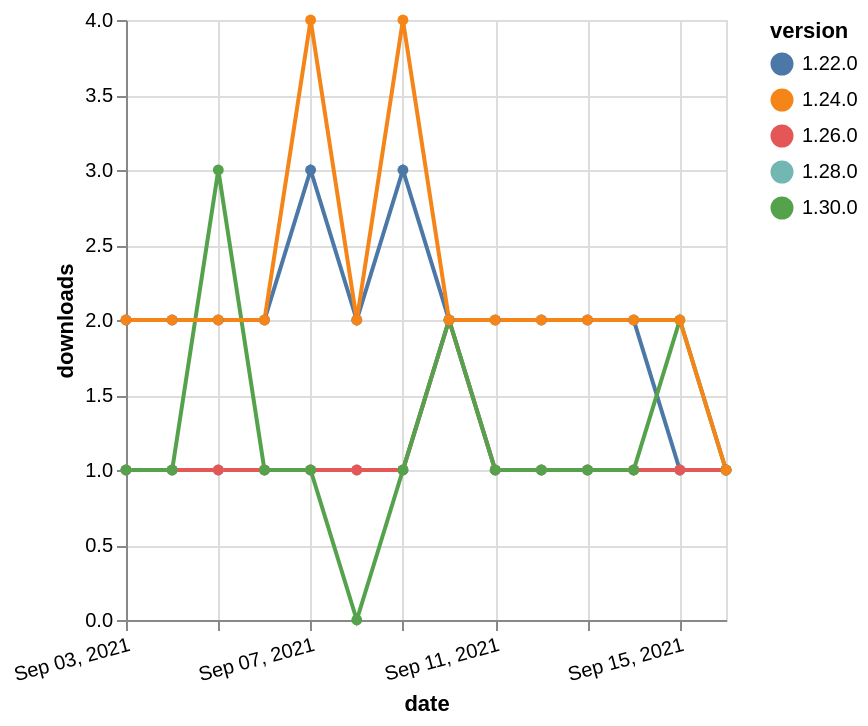

Vega-Lite specification for this chart:
### Vega-Lite specification from a JSON file in a GitHub repository (floating-point values rounded to 4 significant figures)
{"$schema": "https://vega.github.io/schema/vega-lite/v5.json", "description": "A simple bar chart with embedded data.", "data": {"values": [{"date": "2021-09-03", "total": 2276, "delta": 2, "version": "1.22.0"}, {"date": "2021-09-04", "total": 2278, "delta": 2, "version": "1.22.0"}, {"date": "2021-09-05", "total": 2280, "delta": 2, "version": "1.22.0"}, {"date": "2021-09-06", "total": 2282, "delta": 2, "version": "1.22.0"}, {"date": "2021-09-07", "total": 2285, "delta": 3, "version": "1.22.0"}, {"date": "2021-09-08", "total": 2287, "delta": 2, "version": "1.22.0"}, {"date": "2021-09-09", "total": 2290, "delta": 3, "version": "1.22.0"}, {"date": "2021-09-10", "total": 2292, "delta": 2, "version": "1.22.0"}, {"date": "2021-09-11", "total": 2294, "delta": 2, "version": "1.22.0"}, {"date": "2021-09-12", "total": 2296, "delta": 2, "version": "1.22.0"}, {"date": "2021-09-13", "total": 2298, "delta": 2, "version": "1.22.0"}, {"date": "2021-09-14", "total": 2300, "delta": 2, "version": "1.22.0"}, {"date": "2021-09-15", "total": 2301, "delta": 1, "version": "1.22.0"}, {"date": "2021-09-16", "total": 2302, "delta": 1, "version": "1.22.0"}, {"date": "2021-09-03", "total": 181, "delta": 1, "version": "1.28.0"}, {"date": "2021-09-04", "total": 182, "delta": 1, "version": "1.28.0"}, {"date": "2021-09-05", "total": 183, "delta": 1, "version": "1.28.0"}, {"date": "2021-09-06", "total": 184, "delta": 1, "version": "1.28.0"}, {"date": "2021-09-07", "total": 185, "delta": 1, "version": "1.28.0"}, {"date": "2021-09-08", "total": 186, "delta": 1, "version": "1.28.0"}, {"date": "2021-09-09", "total": 187, "delta": 1, "version": "1.28.0"}, {"date": "2021-09-10", "total": 189, "delta": 2, "version": "1.28.0"}, {"date": "2021-09-11", "total": 190, "delta": 1, "version": "1.28.0"}, {"date": "2021-09-12", "total": 191, "delta": 1, "version": "1.28.0"}, {"date": "2021-09-13", "total": 192, "delta": 1, "version": "1.28.0"}, {"date": "2021-09-14", "total": 193, "delta": 1, "version": "1.28.0"}, {"date": "2021-09-15", "total": 194, "delta": 1, "version": "1.28.0"}, {"date": "2021-09-16", "total": 195, "delta": 1, "version": "1.28.0"}, {"date": "2021-09-03", "total": 234, "delta": 1, "version": "1.26.0"}, {"date": "2021-09-04", "total": 235, "delta": 1, "version": "1.26.0"}, {"date": "2021-09-05", "total": 236, "delta": 1, "version": "1.26.0"}, {"date": "2021-09-06", "total": 237, "delta": 1, "version": "1.26.0"}, {"date": "2021-09-07", "total": 238, "delta": 1, "version": "1.26.0"}, {"date": "2021-09-08", "total": 239, "delta": 1, "version": "1.26.0"}, {"date": "2021-09-09", "total": 240, "delta": 1, "version": "1.26.0"}, {"date": "2021-09-10", "total": 242, "delta": 2, "version": "1.26.0"}, {"date": "2021-09-11", "total": 243, "delta": 1, "version": "1.26.0"}, {"date": "2021-09-12", "total": 244, "delta": 1, "version": "1.26.0"}, {"date": "2021-09-13", "total": 245, "delta": 1, "version": "1.26.0"}, {"date": "2021-09-14", "total": 246, "delta": 1, "version": "1.26.0"}, {"date": "2021-09-15", "total": 247, "delta": 1, "version": "1.26.0"}, {"date": "2021-09-16", "total": 248, "delta": 1, "version": "1.26.0"}, {"date": "2021-09-03", "total": 190, "delta": 1, "version": "1.30.0"}, {"date": "2021-09-04", "total": 191, "delta": 1, "version": "1.30.0"}, {"date": "2021-09-05", "total": 194, "delta": 3, "version": "1.30.0"}, {"date": "2021-09-06", "total": 195, "delta": 1, "version": "1.30.0"}, {"date": "2021-09-07", "total": 196, "delta": 1, "version": "1.30.0"}, {"date": "2021-09-08", "total": 196, "delta": 0, "version": "1.30.0"}, {"date": "2021-09-09", "total": 197, "delta": 1, "version": "1.30.0"}, {"date": "2021-09-10", "total": 199, "delta": 2, "version": "1.30.0"}, {"date": "2021-09-11", "total": 200, "delta": 1, "version": "1.30.0"}, {"date": "2021-09-12", "total": 201, "delta": 1, "version": "1.30.0"}, {"date": "2021-09-13", "total": 202, "delta": 1, "version": "1.30.0"}, {"date": "2021-09-14", "total": 203, "delta": 1, "version": "1.30.0"}, {"date": "2021-09-15", "total": 205, "delta": 2, "version": "1.30.0"}, {"date": "2021-09-16", "total": 206, "delta": 1, "version": "1.30.0"}, {"date": "2021-09-03", "total": 2446, "delta": 2, "version": "1.24.0"}, {"date": "2021-09-04", "total": 2448, "delta": 2, "version": "1.24.0"}, {"date": "2021-09-05", "total": 2450, "delta": 2, "version": "1.24.0"}, {"date": "2021-09-06", "total": 2452, "delta": 2, "version": "1.24.0"}, {"date": "2021-09-07", "total": 2456, "delta": 4, "version": "1.24.0"}, {"date": "2021-09-08", "total": 2458, "delta": 2, "version": "1.24.0"}, {"date": "2021-09-09", "total": 2462, "delta": 4, "version": "1.24.0"}, {"date": "2021-09-10", "total": 2464, "delta": 2, "version": "1.24.0"}, {"date": "2021-09-11", "total": 2466, "delta": 2, "version": "1.24.0"}, {"date": "2021-09-12", "total": 2468, "delta": 2, "version": "1.24.0"}, {"date": "2021-09-13", "total": 2470, "delta": 2, "version": "1.24.0"}, {"date": "2021-09-14", "total": 2472, "delta": 2, "version": "1.24.0"}, {"date": "2021-09-15", "total": 2474, "delta": 2, "version": "1.24.0"}, {"date": "2021-09-16", "total": 2475, "delta": 1, "version": "1.24.0"}]}, "width": "container", "mark": {"type": "line", "point": {"filled": true}}, "encoding": {"x": {"field": "date", "type": "temporal", "timeUnit": "yearmonthdate", "title": "date", "axis": {"labelAngle": -15}}, "y": {"field": "delta", "type": "quantitative", "title": "downloads"}, "color": {"field": "version", "type": "nominal"}, "tooltip": {"field": "delta"}}}
